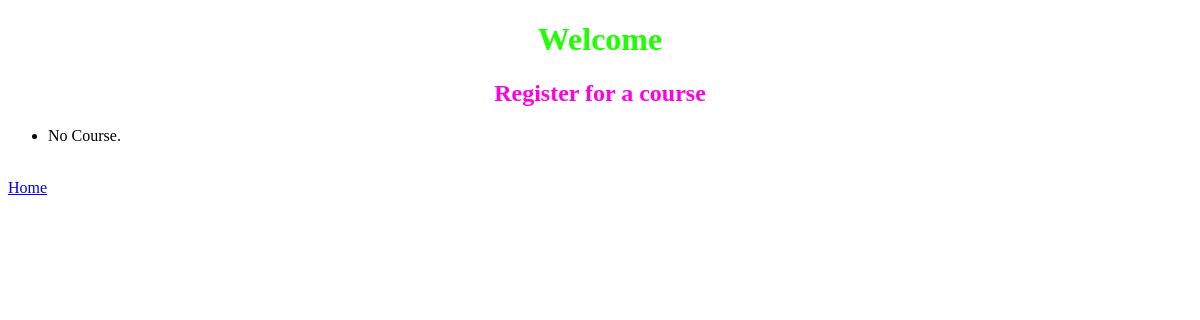
Page /courses/ on the earlier database version.
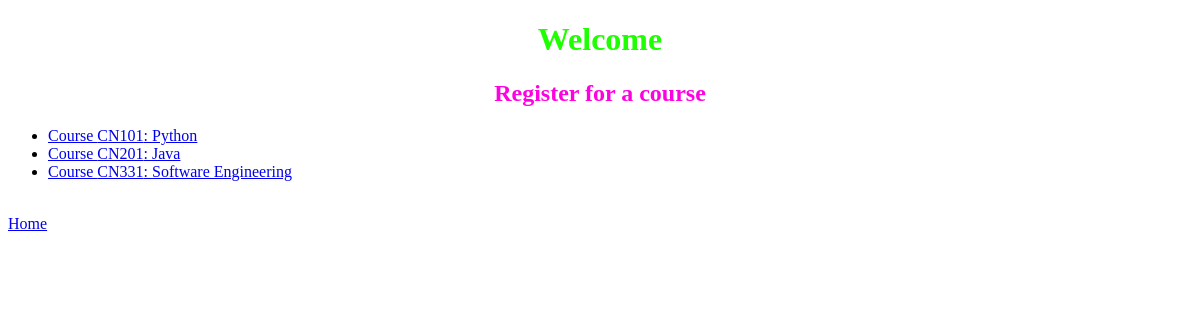
Same page on the later database version.
### courses/models.py (models this page shows, shortened)
class Course(models.Model):
    code = models.CharField(max_length=5)
    name = models.CharField(max_length=64)
    seat = models.IntegerField(null=True)

### courses/views.py (the view)
# urls.py: path("", views.index, name="index"),
def index(request):
    return render(request, "courses/index.html", {
        "courses": Course.objects.all()
    })

### courses/templates/courses/index.html (shortened to what this page needs)
{% extends 'courses/layout.html' %}
{% block body %}
<h1 style="color:rgb(30, 255, 0)" ALIGN="CENTER">Welcome</h1>
<h2 style="color:rgb(255, 0, 225)" ALIGN="CENTER">Register for a course
</h2>
    <ul>
    {% for course in courses %}
        <li>
            <a href="{% url 'course' course.code %}">
                Course {{ course.code }}: {{ course.name }}
            </a>
        </li>
    {% empty %}
        <li>No Course.</li>
    {% endfor %}
    </ul>
    <br>
    <a href="{% url 'index' %}">Home</a>
{% endblock %}

### courses/templates/courses/layout.html (shortened to what this page needs)
<!DOCTYPE html>
<html lang="en">
    <head>
    </head>
    <body>
        {% block body %}
        {% endblock %}
    </body>
</html>

### courses/templates/courses/index.html (style rules this page uses)
body { background-image: url('https://i.pinimg.com/550x/2a/a9/f0/2aa9f0f2139e0f4a6b1061b42f0ccdef.jpg'); background-position: center; background-size: cover; background-repeat: no-repeat; }

Differences in the rows shown:
added Course: code "CN101", name "Python"
added Course: code "CN201", name "Java"
added Course: code "CN331", name "Software Engineering"
Other differences:
text no longer shown: "No Course."
